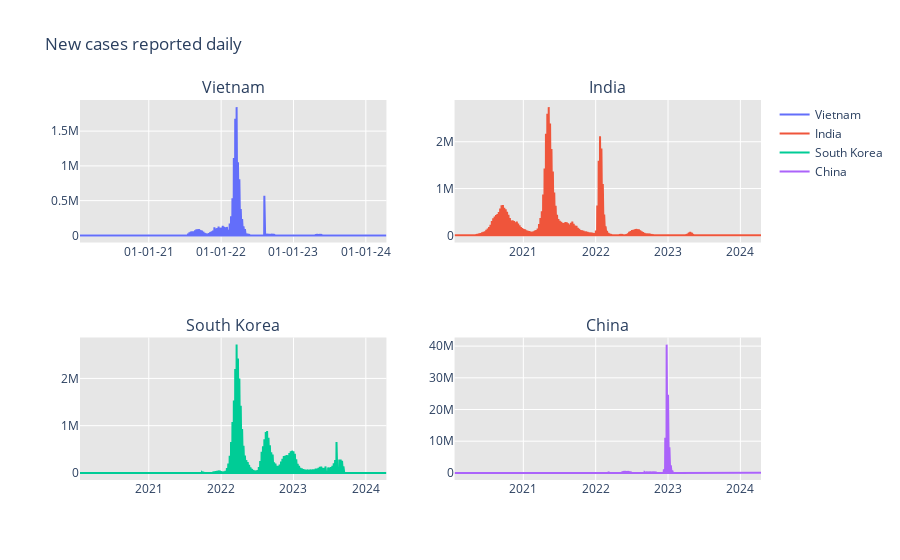

Notebook cell for this chart:
### Code cell
fig = make_subplots(
    rows=2, cols=2,
    subplot_titles=("Vietnam","India", "South Korea", "China")
)

fig.add_trace(go.Scatter(x=dbd_Vietnam["Date"], y=dbd_Vietnam["New Cases"], mode='lines', name='Vietnam'), row=1, col=1)
fig.add_trace(go.Scatter(x=dbd_India["Date"], y=dbd_India["New Cases"], mode='lines', name='India'), row=1, col=2)
fig.add_trace(go.Scatter(x=dbd_Korea["Date"], y=dbd_Korea["New Cases"], mode='lines', name='South Korea'), row=2, col=1)
fig.add_trace(go.Scatter(x=dbd_China["Date"], y=dbd_China["New Cases"], mode='lines', name='China'), row=2, col=2)

# Cập nhật layout của biểu đồ.
fig.update_layout(showlegend=True, title_text="New cases reported daily", plot_bgcolor='rgb(230,230,230)', xaxis=dict(tickformat="%d-%m-%y"))

# Hiển thị biểu đồ.
fig.show()

### Figure 1 — Plotly figure (JSON) as saved in the notebook; plotly's stock layout.template omitted (floating-point values rounded to 4 significant figures; data arrays with more than 128 entries replaced by an {"elided": "..."} marker saying what was removed)
{"data": [{"mode": "lines", "name": "Vietnam", "type": "scatter", "x": {"elided": "1547 str values"}, "xaxis": "x", "y": {"elided": "1547 int values"}, "yaxis": "y"}, {"mode": "lines", "name": "India", "type": "scatter", "x": {"elided": "1547 str values"}, "xaxis": "x2", "y": {"elided": "1547 int values"}, "yaxis": "y2"}, {"mode": "lines", "name": "South Korea", "type": "scatter", "x": {"elided": "1547 str values"}, "xaxis": "x3", "y": {"elided": "1547 int values"}, "yaxis": "y3"}, {"mode": "lines", "name": "China", "type": "scatter", "x": {"elided": "1547 str values"}, "xaxis": "x4", "y": {"elided": "1547 int values"}, "yaxis": "y4"}], "layout": {"annotations": [{"font": {"size": 16}, "showarrow": false, "text": "Vietnam", "x": 0.225, "xanchor": "center", "xref": "paper", "y": 1, "yanchor": "bottom", "yref": "paper"}, {"font": {"size": 16}, "showarrow": false, "text": "India", "x": 0.775, "xanchor": "center", "xref": "paper", "y": 1, "yanchor": "bottom", "yref": "paper"}, {"font": {"size": 16}, "showarrow": false, "text": "South Korea", "x": 0.225, "xanchor": "center", "xref": "paper", "y": 0.375, "yanchor": "bottom", "yref": "paper"}, {"font": {"size": 16}, "showarrow": false, "text": "China", "x": 0.775, "xanchor": "center", "xref": "paper", "y": 0.375, "yanchor": "bottom", "yref": "paper"}], "autosize": true, "plot_bgcolor": "rgb(230,230,230)", "showlegend": true, "title": {"text": "New cases reported daily"}, "xaxis": {"anchor": "y", "autorange": true, "domain": [0, 0.45], "range": ["2020-01-20", "2024-04-14"], "tickformat": "%d-%m-%y", "type": "date"}, "xaxis2": {"anchor": "y2", "autorange": true, "domain": [0.55, 1], "range": ["2020-01-20", "2024-04-14"], "type": "date"}, "xaxis3": {"anchor": "y3", "autorange": true, "domain": [0, 0.45], "range": ["2020-01-20", "2024-04-14"], "type": "date"}, "xaxis4": {"anchor": "y4", "autorange": true, "domain": [0.55, 1], "range": ["2020-01-20", "2024-04-14"], "type": "date"}, "yaxis": {"anchor": "x", "autorange": true, "domain": [0.625, 1], "range": [-102500.0, 1948000.0], "type": "linear"}, "yaxis2": {"anchor": "x2", "autorange": true, "domain": [0.625, 1], "range": [-152200.0, 2891000.0], "type": "linear"}, "yaxis3": {"anchor": "x3", "autorange": true, "domain": [0, 0.375], "range": [-150900.0, 2867000.0], "type": "linear"}, "yaxis4": {"anchor": "x4", "autorange": true, "domain": [0, 0.375], "range": [-2249000.0, 42720000.0], "type": "linear"}}}
